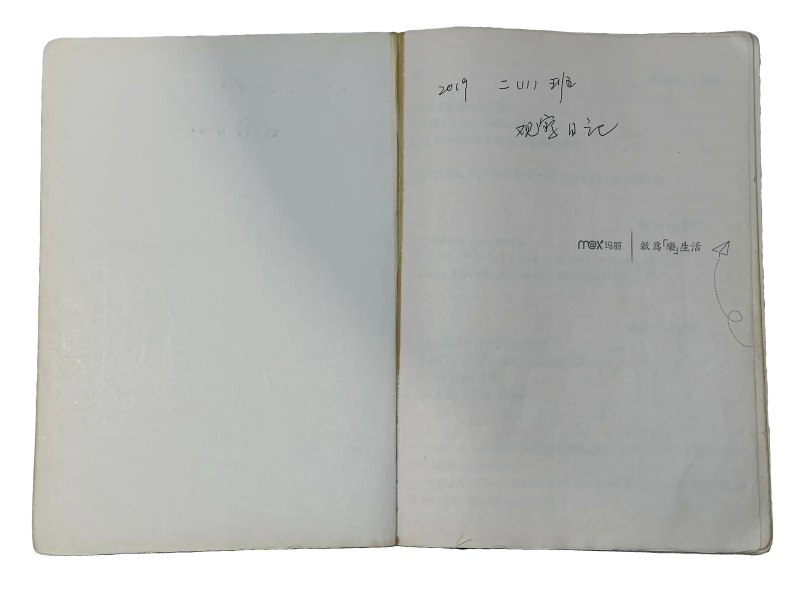
#> input picture assets/books/vol-1/pages/001.webp, 1600 x 1200 px, given in place of 001.webp.jpg, which was not available (shown at 1/2 size)
$ python -i build_assets.py   (imports and definitions only)
#> lines starting #> are read from the running program, lines starting #| are printed output that depends on the picture; after the words box and inside, x2 and y2 are one past the last pixel; in counts of white or black regions, pixels touching at a corner belong together
#!/usr/bin/env python3
"""把「裁剪」后的书页原图，加工成站点可直接发布的 Web 资源。

职责边界
- 输入：抠图脚本产出的 PNG（透明底）与 JPG（白底）两套原图，以及本文件内的书目定义。
- 输出：`assets/books/<slug>/` 下的页图、缩略图、封面，以及 `assets/js/books-data.js` 清单。
- 不做：不碰页面结构与样式，不起服务，不上传。

关键取舍
- 页图输出为带 alpha 的 WebP：书页轮廓要真的「透」出来，翻页时才看得出纸的边。
- 每张跨页都要「重新装框」：中缝钉在 1600x1200 画布正中（x=800），纸的上下边钉在
  固定高度（y=64 与 y=1135），左右两页各自按自己那半的宽度缩放。
  源片是手持翻拍的，书在画面里忽大忽小、中缝也不在正中；不归一化的话，翻页时
  纸边会一页一跳。归一化之后每张纸都落在同一个矩形里，翻起来才稳。
- 中缝位置由 scripts/measure_folds.py 量出来写进 scripts/fold-lines.json，
  这里只负责按表装框；缺表就报错，不猜。
- 每页附带 40x30 的 base64 占位图：翻页瞬间先铺占位，再换上正图，避免白闪。

用法
    python3 scripts/measure_folds.py --write       # 换过原图先量中缝，写 fold-lines.json
    python3 scripts/build_assets.py                # 重建全部页图与清单
    python3 scripts/build_assets.py --copy-source  # 顺带复制原始 JPG 到 assets/source/
"""

from __future__ import annotations

import argparse
import base64
import io
import json
import shutil
import sys
from pathlib import Path

from PIL import Image

ROOT = Path(__file__).resolve().parents[1]
SRC_JPG = Path("/home/penguin/Desktop/penguin/高中观察日记/裁剪/JPG")
SRC_PNG = Path("/home/penguin/Desktop/penguin/高中观察日记/裁剪/PNG")
OUT_BOOKS = ROOT / "assets" / "books"
OUT_SOURCE = ROOT / "assets" / "source" / "jpg"
OUT_DATA = ROOT / "assets" / "js" / "books-data.js"

PAGE_SIZE = (1600, 1200)
PAGE_QUALITY = 76
THUMB_SIZE = (400, 300)
THUMB_QUALITY = 62
COVER_SIZE = (900, 1200)
COVER_QUALITY = 80
PLACEHOLDER_SIZE = (40, 30)

# 归一化后的纸张矩形：中缝在正中的 x=800，左右各半页 770 宽，上下留 64/65 的白边。
PAPER_BOX = (30, 64, 1570, 1135)
FOLD_X = PAGE_SIZE[0] // 2
FOLD_TABLE = ROOT / "scripts" / "fold-lines.json"

# 书目与页序：先封面，再逐张跨页，最后封底。左右顺序即原片拍摄顺序。
BOOKS = [
    {
        "slug": "vol-1",
        "no": "壹",
        "title": "斜塔",
        "en": "The Leaning Tower",
        "cover": "IMG_5543",
        "back": "IMG_5643",
        "spreads": [f"IMG_{n}" for n in range(5548, 5642)],
    },
    {
        "slug": "vol-2",
        "no": "贰",
        "title": "暗香",
        "en": "An Xiang",
        "cover": "IMG_5644",
        "back": "IMG_5665",
        "spreads": [f"IMG_{n}" for n in range(5645, 5665)],
    },
]


def log(msg: str) -> None:
    print(msg, flush=True)


# [9 lines left out: function page_stems, not called in this run]


def load_rgba(stem: str) -> Image.Image:
    """优先用透明底 PNG；没有就退回白底 JPG（白底会被当作不透明区域保留）。"""
#> called with stem = '../assets/books/vol-1/pages/001.webp'
    png = SRC_PNG / f"{stem}.png"
    if png.exists():
        return flatten_transparent(Image.open(png).convert("RGBA"))
    return flatten_transparent(Image.open(SRC_JPG / f"{stem}.jpg").convert("RGBA"))


def flatten_transparent(im: Image.Image, rgb=(10, 9, 7)) -> Image.Image:
    """把透明区域的 RGB 统一压成深色。

    原图透明处的 RGB 是白色；缩放时这些白像素会渗进书页边缘，网页上就成了一圈白边。
    先按 alpha 把外面的颜色换成近黑，再缩放，边缘混出来的就是一道柔和的暗边，
    在深色桌面上看着像纸张的投影，而不是发光的轮廓。
    """
#> called with rgb = (10, 9, 7)
    alpha = im.getchannel("A")
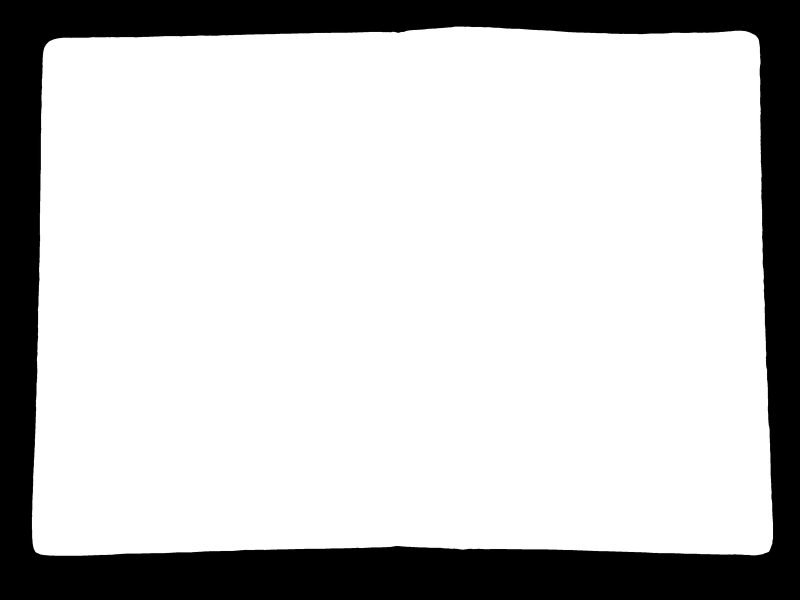
#> alpha: PIL image 1600x1200 L (shown at 1/2 size); min 0, max 255, mean 200.1
    solid = alpha.point(lambda v: 255 if v > 3 else 0)
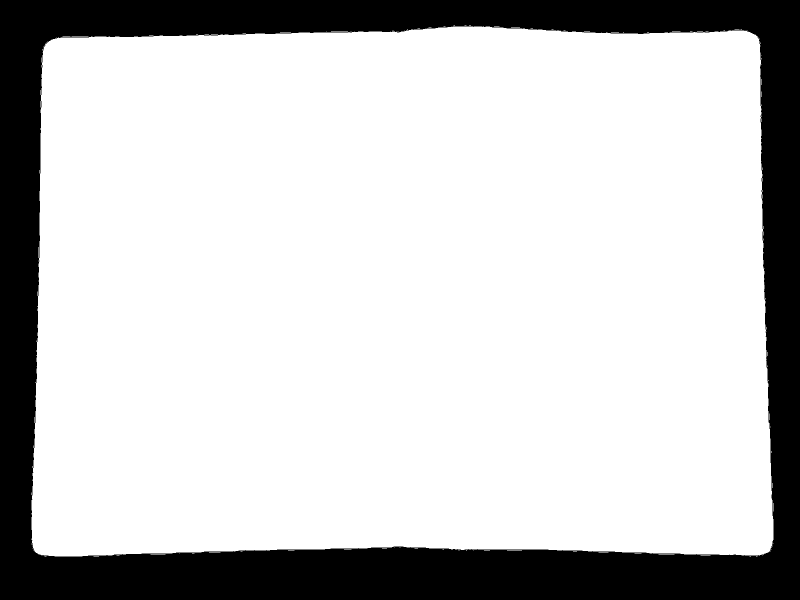
#> solid: PIL image 1600x1200 L (shown at 1/2 size); 78.7% white; 1 black region, box (x1, y1, x2, y2) and area: (0, 0, 1600, 1200) 409006
    body = im.convert("RGB")
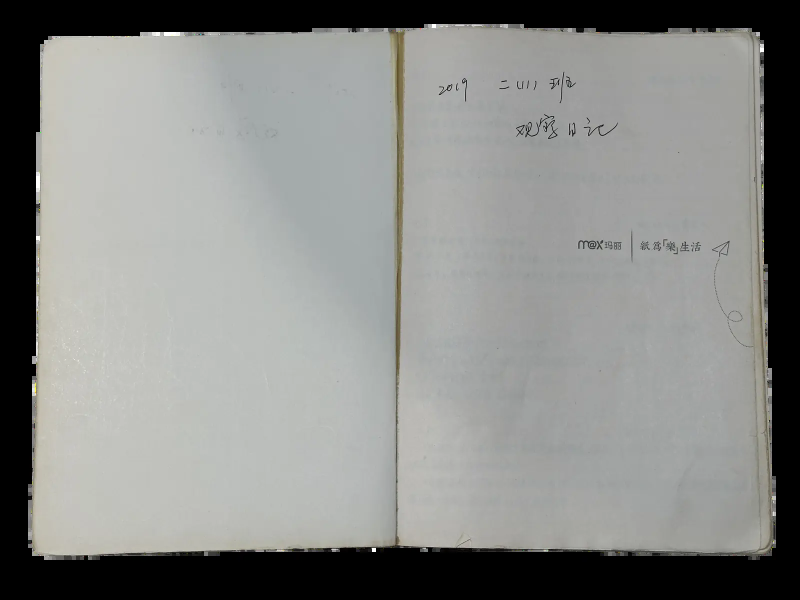
#> body: PIL image 1600x1200 RGB (shown at 1/2 size); mean R, G, B 136.7, 137.9, 135.4
    base = Image.new("RGB", im.size, rgb)
    merged = Image.composite(body, base, solid)
    return Image.merge("RGBA", (*merged.split(), alpha))


def resize(im: Image.Image, size: tuple[int, int]) -> Image.Image:
    return im.resize(size, Image.LANCZOS)


# [31 lines left out: functions load_folds, frame_page, not called in this run]


def save_webp(im: Image.Image, path: Path, quality: int) -> int:
    im.save(path, "WEBP", quality=quality, method=6, alpha_quality=90)
    return path.stat().st_size


# [104 lines left out: functions placeholder, build_book, write_data, copy_source, main, not called in this run]


# [2 lines not run here, left out]

>>> result = load_rgba('../assets/books/vol-1/pages/001.webp')

$ run again, on assets/books/vol-1/pages/005.webp
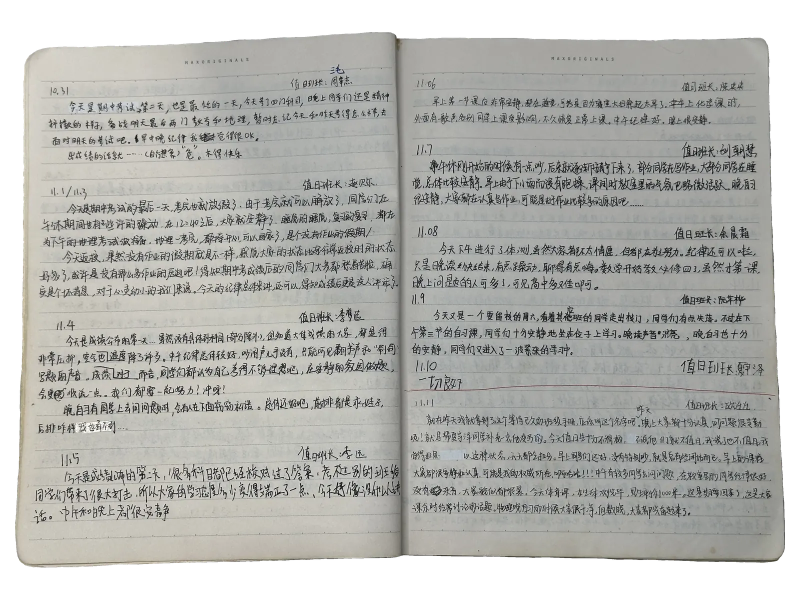
#> input picture assets/books/vol-1/pages/005.webp, 1600 x 1200 px, given in place of 005.webp.jpg, which was not available (shown at 1/2 size)
#> in flatten_transparent, `solid = alpha.point(lambda v: 255 if v > 3 else 0)`:
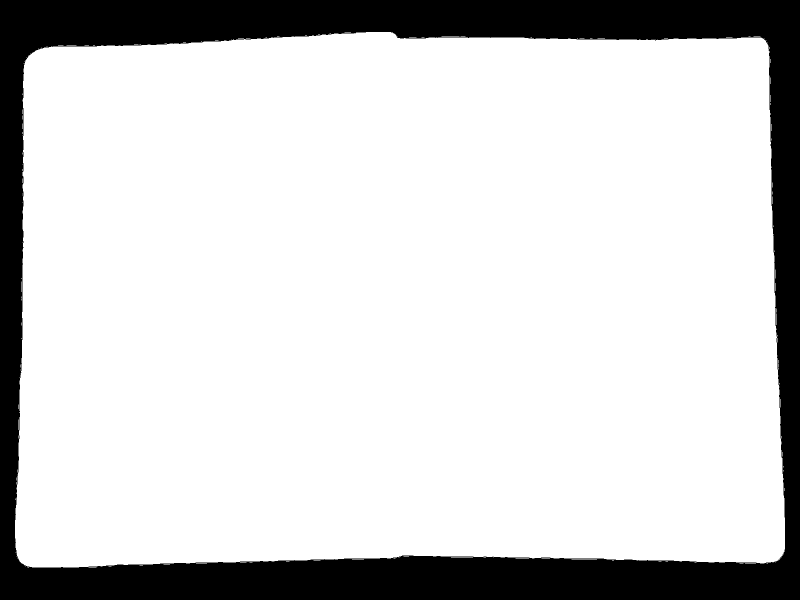
#> solid: PIL image 1600x1200 L (shown at 1/2 size); 82% white; 1 black region, box (x1, y1, x2, y2) and area: (0, 0, 1600, 1200) 345488
#> in flatten_transparent, `merged = Image.composite(body, base, solid)`:
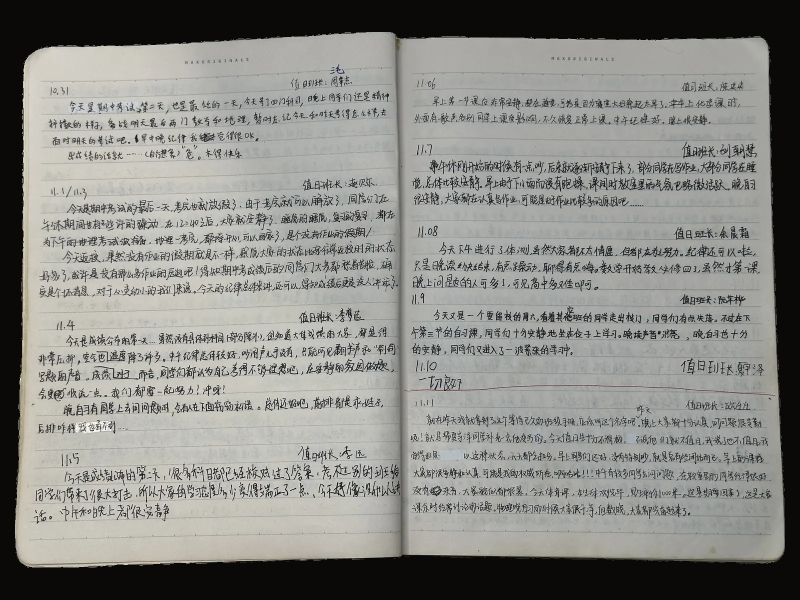
#> merged: PIL image 1600x1200 RGB (shown at 1/2 size); mean R, G, B 137.2, 137.3, 133.1

$ run again, on assets/books/vol-1/pages/006.webp
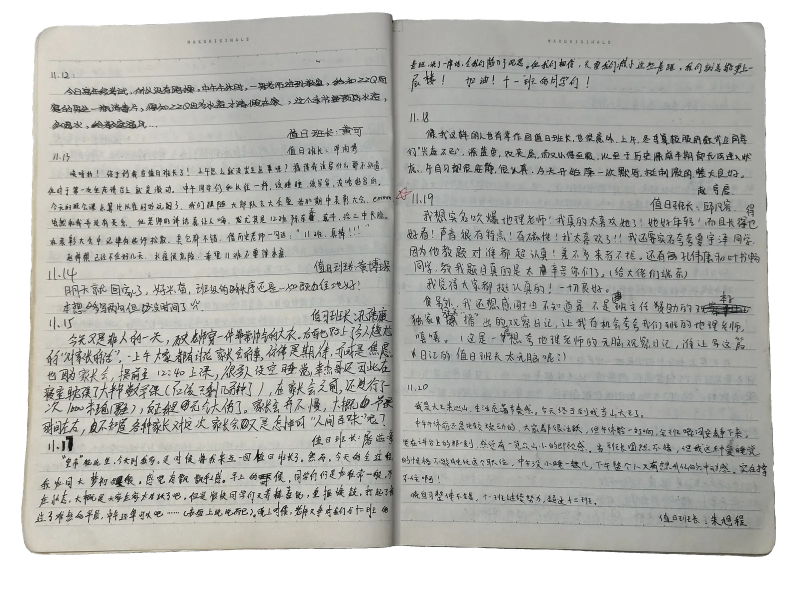
#> input picture assets/books/vol-1/pages/006.webp, 1600 x 1200 px, given in place of 006.webp.jpg, which was not available (shown at 1/2 size)
#> in flatten_transparent, `solid = alpha.point(lambda v: 255 if v > 3 else 0)`:
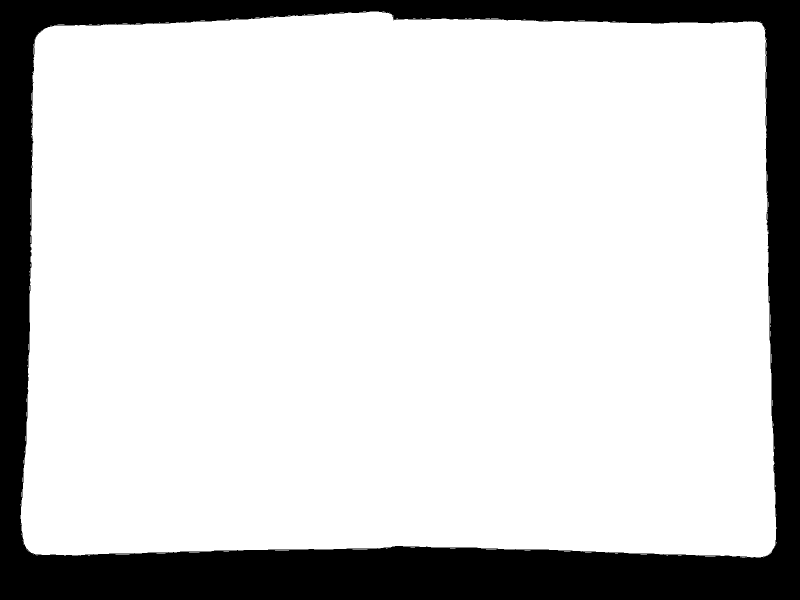
#> solid: PIL image 1600x1200 L (shown at 1/2 size); 81.9% white; 1 black region, box (x1, y1, x2, y2) and area: (0, 0, 1600, 1200) 347902
#> in flatten_transparent, `merged = Image.composite(body, base, solid)`:
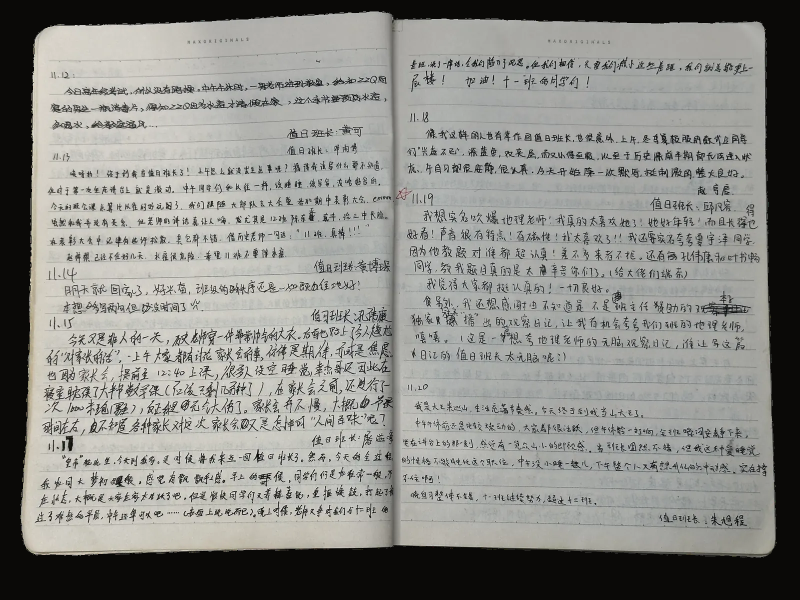
#> merged: PIL image 1600x1200 RGB (shown at 1/2 size); mean R, G, B 139, 139.1, 135

$ run again, on assets/books/vol-1/pages/007.webp
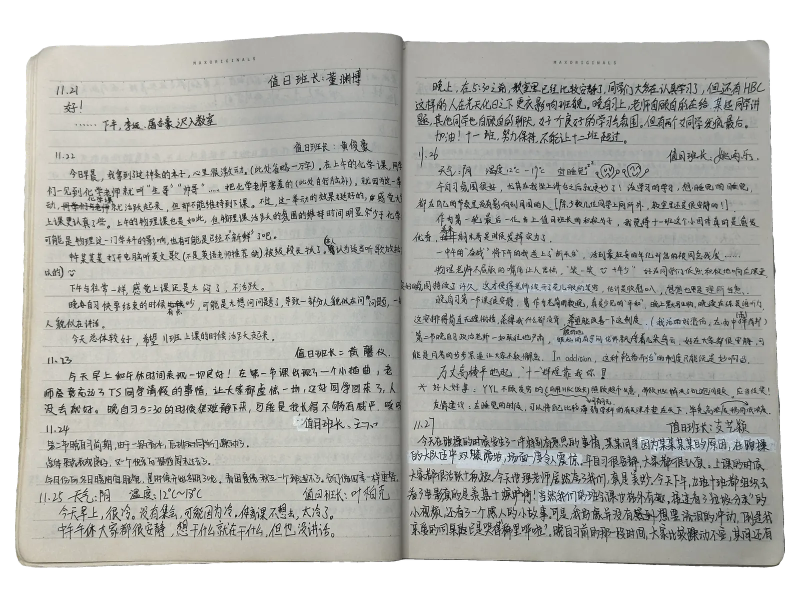
#> input picture assets/books/vol-1/pages/007.webp, 1600 x 1200 px, given in place of 007.webp.jpg, which was not available (shown at 1/2 size)
#> in flatten_transparent, `solid = alpha.point(lambda v: 255 if v > 3 else 0)`:
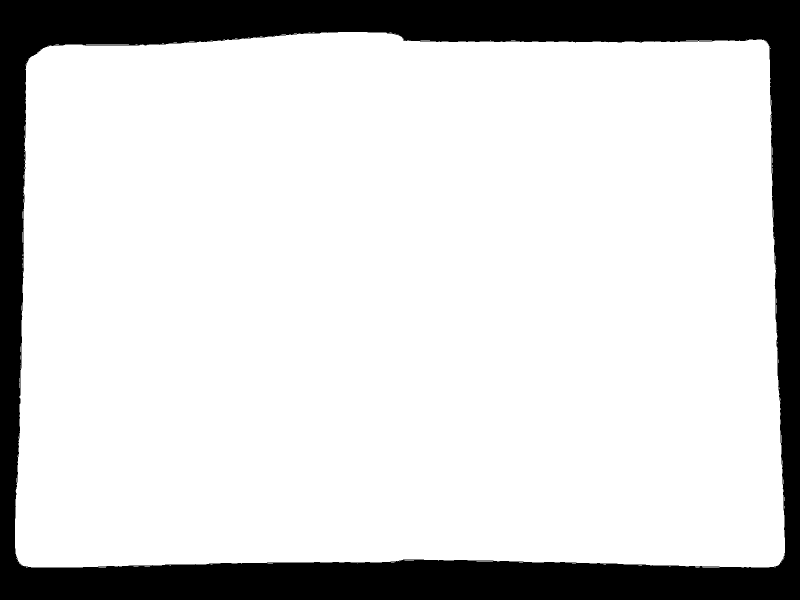
#> solid: PIL image 1600x1200 L (shown at 1/2 size); 82.3% white; 1 black region, box (x1, y1, x2, y2) and area: (0, 0, 1600, 1200) 340590
#> in flatten_transparent, `body = im.convert("RGB")`:
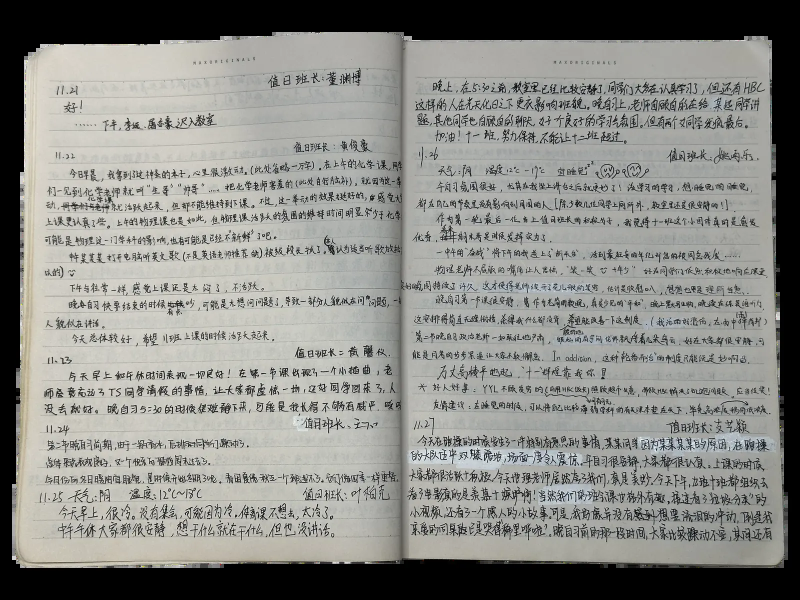
#> body: PIL image 1600x1200 RGB (shown at 1/2 size); mean R, G, B 137.8, 138.2, 134
